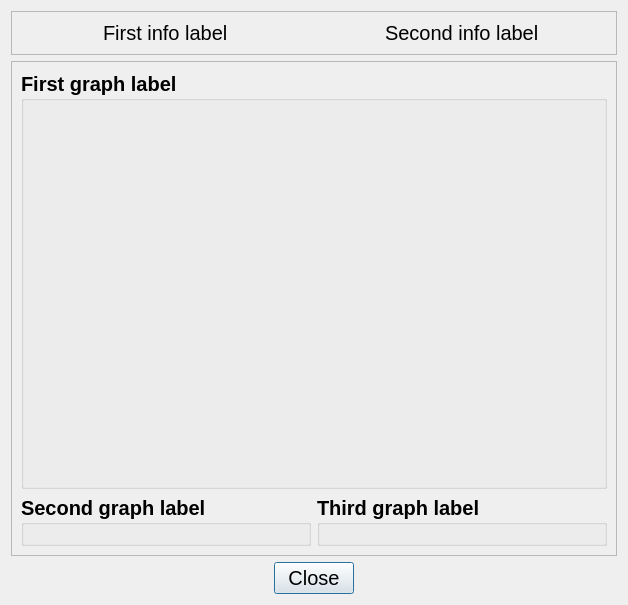
<?xml version="1.0" encoding="UTF-8"?>
<ui version="4.0">
 <class>Statistics</class>
 <widget class="QDialog" name="Statistics">
  <property name="geometry">
   <rect>
    <x>0</x>
    <y>0</y>
    <width>628</width>
    <height>605</height>
   </rect>
  </property>
  <property name="font">
   <font>
    <pointsize>15</pointsize>
   </font>
  </property>
  <property name="windowTitle">
   <string>Robot Configuration</string>
  </property>
  <property name="windowOpacity">
   <double>1.000000000000000</double>
  </property>
  <property name="modal">
   <bool>true</bool>
  </property>
  <layout class="QVBoxLayout" name="verticalLayout_2">
   <item>
    <widget class="QFrame" name="infoFrame">
     <property name="frameShape">
      <enum>QFrame::StyledPanel</enum>
     </property>
     <property name="frameShadow">
      <enum>QFrame::Raised</enum>
     </property>
     <layout class="QHBoxLayout" name="horizontalLayout">
      <item alignment="Qt::AlignHCenter|Qt::AlignVCenter">
       <widget class="QLabel" name="firstInfoLabel">
        <property name="text">
         <string>First info label</string>
        </property>
       </widget>
      </item>
      <item alignment="Qt::AlignHCenter|Qt::AlignVCenter">
       <widget class="QLabel" name="secondInfoLabel">
        <property name="text">
         <string>Second info label</string>
        </property>
       </widget>
      </item>
     </layout>
    </widget>
   </item>
   <item>
    <widget class="QFrame" name="graphFrame">
     <property name="font">
      <font>
       <weight>75</weight>
       <bold>true</bold>
      </font>
     </property>
     <property name="frameShape">
      <enum>QFrame::StyledPanel</enum>
     </property>
     <property name="frameShadow">
      <enum>QFrame::Raised</enum>
     </property>
     <layout class="QGridLayout" name="gridLayout">
      <item row="1" column="2">
       <widget class="QGroupBox" name="thirdGroupBox">
        <property name="title">
         <string>Third graph label</string>
        </property>
        <layout class="QVBoxLayout" name="verticalLayout_4"/>
       </widget>
      </item>
      <item row="1" column="1">
       <widget class="QGroupBox" name="secondGroupBox">
        <property name="title">
         <string>Second graph label</string>
        </property>
        <layout class="QVBoxLayout" name="verticalLayout_5"/>
       </widget>
      </item>
      <item row="0" column="1" colspan="2">
       <widget class="QGroupBox" name="firstGroupBox">
        <property name="sizePolicy">
         <sizepolicy hsizetype="MinimumExpanding" vsizetype="MinimumExpanding">
          <horstretch>0</horstretch>
          <verstretch>0</verstretch>
         </sizepolicy>
        </property>
        <property name="font">
         <font>
          <pointsize>15</pointsize>
          <weight>75</weight>
          <bold>true</bold>
         </font>
        </property>
        <property name="title">
         <string>First graph label</string>
        </property>
        <layout class="QVBoxLayout" name="verticalLayout"/>
       </widget>
      </item>
     </layout>
    </widget>
   </item>
   <item>
    <widget class="QDialogButtonBox" name="buttonBox">
     <property name="orientation">
      <enum>Qt::Horizontal</enum>
     </property>
     <property name="standardButtons">
      <set>QDialogButtonBox::Close</set>
     </property>
     <property name="centerButtons">
      <bool>true</bool>
     </property>
    </widget>
   </item>
  </layout>
 </widget>
 <resources/>
 <connections>
  <connection>
   <sender>buttonBox</sender>
   <signal>accepted()</signal>
   <receiver>Statistics</receiver>
   <slot>accept()</slot>
   <hints>
    <hint type="sourcelabel">
     <x>248</x>
     <y>254</y>
    </hint>
    <hint type="destinationlabel">
     <x>157</x>
     <y>274</y>
    </hint>
   </hints>
  </connection>
  <connection>
   <sender>buttonBox</sender>
   <signal>rejected()</signal>
   <receiver>Statistics</receiver>
   <slot>reject()</slot>
   <hints>
    <hint type="sourcelabel">
     <x>316</x>
     <y>260</y>
    </hint>
    <hint type="destinationlabel">
     <x>286</x>
     <y>274</y>
    </hint>
   </hints>
  </connection>
 </connections>
</ui>
